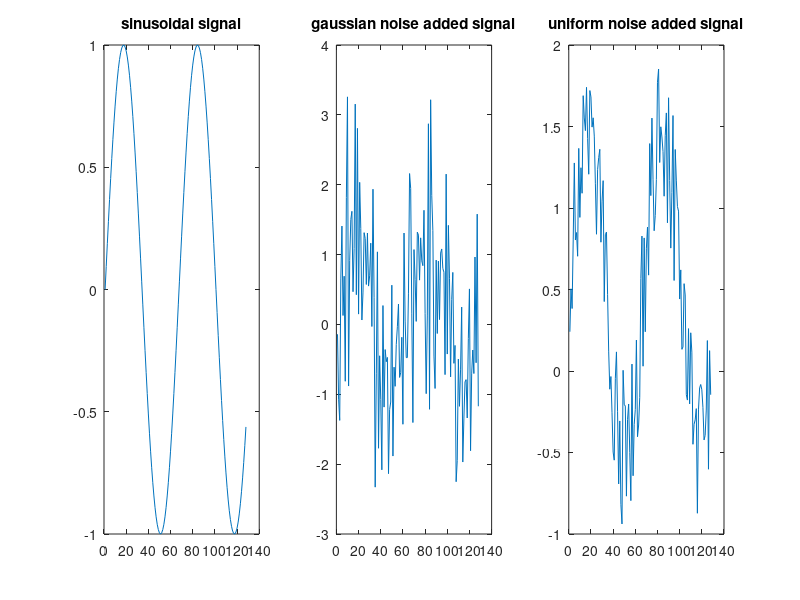

Write MATLAB code to recreate this figure.
%Generate 128 samples of two random signals for Gaussian and Uniformly distributed random numbers and plot them. Take the sampling frequency to be 8KHz. Also generate a sinusoidal signals say x1of frequency 120Hz. Take the amplitude A to be 1, phase to be 0 and sampling frequency to be 8KHz. Now add the noise (both the noisy signal Gaussian and Uniform) to x1 one by one and plot the same.
fs = 8000;
gaussian_noise = randn(1,128);
uniform_noise = rand(1,128);
f = 120;
N = 128;
t = 0 : 1/fs :0.016-(1/fs);
signal = sin(2 * pi *f *t);
subplot(1,3,1);
plot(signal);
title('sinusoidal signal');
subplot(1,3,2);
plot(signal+gaussian_noise);
title('gaussian noise added signal');
subplot(1,3,3);
plot(signal+uniform_noise);
title('uniform noise added signal');
